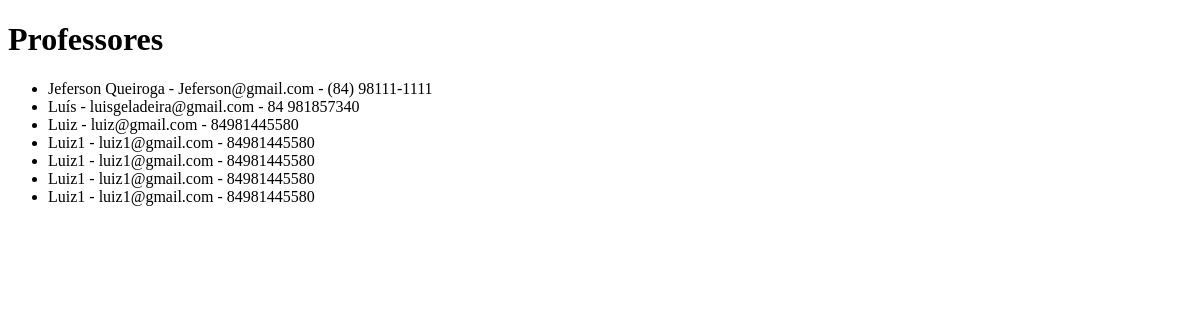
Page /listar_professores/ on the earlier database version.
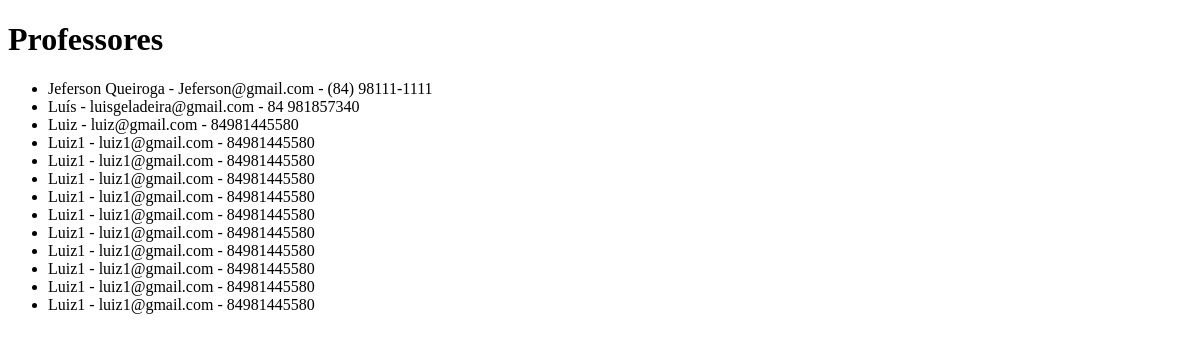
Same page on the later database version.
### escola/models.py (models this page shows, shortened)
class Professor(models.Model):
    nome = models.CharField(max_length=50)
    email = models.EmailField(max_length=254)
    celular = models.CharField(max_length=50)

### escola/views.py (the view)
# urls.py: path('listar_professores/', views.listar_professores, name='listar_professores'),
def listar_professores(request):
    professores = Professor.objects.all()
    return render(request, 'listar_professores.html', {'professores': professores})

### escola/templates/listar_professores.html (shortened to what this page needs)
<!DOCTYPE html>
<html lang="pt-br">
<head>
</head>
<body>
    <h1>Professores</h1>
    <ul>
        {% for professor in professores %}
            <li>{{ professor.nome }} - {{ professor.email }} - {{ professor.celular }}</li>
        {% endfor %}
    </ul>
</body>
</html>

Differences in the rows shown:
added Professor: nome "Luiz1", email "luiz1@gmail.com", celular "84981445580"
added Professor: nome "Luiz1", email "luiz1@gmail.com", celular "84981445580"
added Professor: nome "Luiz1", email "luiz1@gmail.com", celular "84981445580"
added Professor: nome "Luiz1", email "luiz1@gmail.com", celular "84981445580"
added Professor: nome "Luiz1", email "luiz1@gmail.com", celular "84981445580"
added Professor: nome "Luiz1", email "luiz1@gmail.com", celular "84981445580"
